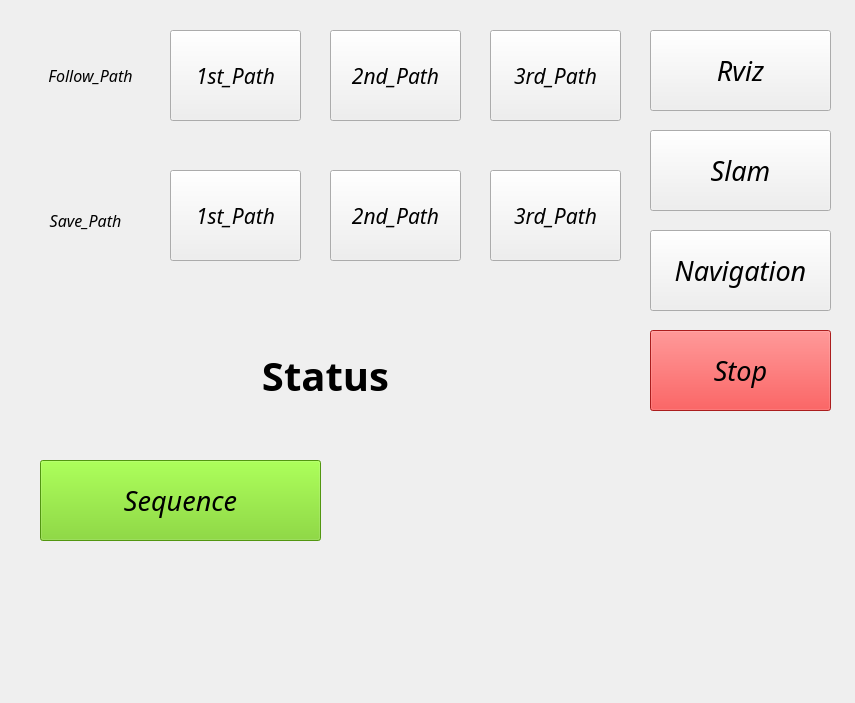
<?xml version="1.0" encoding="UTF-8"?>
<ui version="4.0">
 <class>Form</class>
 <widget class="QWidget" name="Form">
  <property name="geometry">
   <rect>
    <x>0</x>
    <y>0</y>
    <width>855</width>
    <height>703</height>
   </rect>
  </property>
  <property name="font">
   <font>
    <family>Umpush</family>
    <pointsize>20</pointsize>
    <italic>true</italic>
   </font>
  </property>
  <property name="windowTitle">
   <string>Form</string>
  </property>
  <widget class="QPushButton" name="stopButton">
   <property name="geometry">
    <rect>
     <x>650</x>
     <y>330</y>
     <width>181</width>
     <height>81</height>
    </rect>
   </property>
   <property name="palette">
    <palette>
     <active>
      <colorrole role="WindowText">
       <brush brushstyle="SolidPattern">
        <color alpha="255">
         <red>0</red>
         <green>0</green>
         <blue>0</blue>
        </color>
       </brush>
      </colorrole>
      <colorrole role="Button">
       <brush brushstyle="SolidPattern">
        <color alpha="255">
         <red>239</red>
         <green>41</green>
         <blue>41</blue>
        </color>
       </brush>
      </colorrole>
      <colorrole role="Light">
       <brush brushstyle="SolidPattern">
        <color alpha="255">
         <red>255</red>
         <green>147</green>
         <blue>147</blue>
        </color>
       </brush>
      </colorrole>
      <colorrole role="Midlight">
       <brush brushstyle="SolidPattern">
        <color alpha="255">
         <red>247</red>
         <green>94</green>
         <blue>94</blue>
        </color>
       </brush>
      </colorrole>
      <colorrole role="Dark">
       <brush brushstyle="SolidPattern">
        <color alpha="255">
         <red>119</red>
         <green>20</green>
         <blue>20</blue>
        </color>
       </brush>
      </colorrole>
      <colorrole role="Mid">
       <brush brushstyle="SolidPattern">
        <color alpha="255">
         <red>159</red>
         <green>27</green>
         <blue>27</blue>
        </color>
       </brush>
      </colorrole>
      <colorrole role="Text">
       <brush brushstyle="SolidPattern">
        <color alpha="255">
         <red>0</red>
         <green>0</green>
         <blue>0</blue>
        </color>
       </brush>
      </colorrole>
      <colorrole role="BrightText">
       <brush brushstyle="SolidPattern">
        <color alpha="255">
         <red>255</red>
         <green>255</green>
         <blue>255</blue>
        </color>
       </brush>
      </colorrole>
      <colorrole role="ButtonText">
       <brush brushstyle="SolidPattern">
        <color alpha="255">
         <red>0</red>
         <green>0</green>
         <blue>0</blue>
        </color>
       </brush>
      </colorrole>
      <colorrole role="Base">
       <brush brushstyle="SolidPattern">
        <color alpha="255">
         <red>255</red>
         <green>255</green>
         <blue>255</blue>
        </color>
       </brush>
      </colorrole>
      <colorrole role="Window">
       <brush brushstyle="SolidPattern">
        <color alpha="255">
         <red>239</red>
         <green>41</green>
         <blue>41</blue>
        </color>
       </brush>
      </colorrole>
      <colorrole role="Shadow">
       <brush brushstyle="SolidPattern">
        <color alpha="255">
         <red>0</red>
         <green>0</green>
         <blue>0</blue>
        </color>
       </brush>
      </colorrole>
      <colorrole role="AlternateBase">
       <brush brushstyle="SolidPattern">
        <color alpha="255">
         <red>247</red>
         <green>148</green>
         <blue>148</blue>
        </color>
       </brush>
      </colorrole>
      <colorrole role="ToolTipBase">
       <brush brushstyle="SolidPattern">
        <color alpha="255">
         <red>255</red>
         <green>255</green>
         <blue>220</blue>
        </color>
       </brush>
      </colorrole>
      <colorrole role="ToolTipText">
       <brush brushstyle="SolidPattern">
        <color alpha="255">
         <red>0</red>
         <green>0</green>
         <blue>0</blue>
        </color>
       </brush>
      </colorrole>
      <colorrole role="PlaceholderText">
       <brush brushstyle="SolidPattern">
        <color alpha="128">
         <red>0</red>
         <green>0</green>
         <blue>0</blue>
        </color>
       </brush>
      </colorrole>
     </active>
     <inactive>
      <colorrole role="WindowText">
       <brush brushstyle="SolidPattern">
        <color alpha="255">
         <red>0</red>
         <green>0</green>
         <blue>0</blue>
        </color>
       </brush>
      </colorrole>
      <colorrole role="Button">
       <brush brushstyle="SolidPattern">
        <color alpha="255">
         <red>239</red>
         <green>41</green>
         <blue>41</blue>
        </color>
       </brush>
      </colorrole>
      <colorrole role="Light">
       <brush brushstyle="SolidPattern">
        <color alpha="255">
         <red>255</red>
         <green>147</green>
         <blue>147</blue>
        </color>
       </brush>
      </colorrole>
      <colorrole role="Midlight">
       <brush brushstyle="SolidPattern">
        <color alpha="255">
         <red>247</red>
         <green>94</green>
         <blue>94</blue>
        </color>
       </brush>
      </colorrole>
      <colorrole role="Dark">
       <brush brushstyle="SolidPattern">
        <color alpha="255">
         <red>119</red>
         <green>20</green>
         <blue>20</blue>
        </color>
       </brush>
      </colorrole>
      <colorrole role="Mid">
       <brush brushstyle="SolidPattern">
        <color alpha="255">
         <red>159</red>
         <green>27</green>
         <blue>27</blue>
        </color>
       </brush>
      </colorrole>
      <colorrole role="Text">
       <brush brushstyle="SolidPattern">
        <color alpha="255">
         <red>0</red>
         <green>0</green>
         <blue>0</blue>
        </color>
       </brush>
      </colorrole>
      <colorrole role="BrightText">
       <brush brushstyle="SolidPattern">
        <color alpha="255">
         <red>255</red>
         <green>255</green>
         <blue>255</blue>
        </color>
       </brush>
      </colorrole>
      <colorrole role="ButtonText">
       <brush brushstyle="SolidPattern">
        <color alpha="255">
         <red>0</red>
         <green>0</green>
         <blue>0</blue>
        </color>
       </brush>
      </colorrole>
      <colorrole role="Base">
       <brush brushstyle="SolidPattern">
        <color alpha="255">
         <red>255</red>
         <green>255</green>
         <blue>255</blue>
        </color>
       </brush>
      </colorrole>
      <colorrole role="Window">
       <brush brushstyle="SolidPattern">
        <color alpha="255">
         <red>239</red>
         <green>41</green>
         <blue>41</blue>
        </color>
       </brush>
      </colorrole>
      <colorrole role="Shadow">
       <brush brushstyle="SolidPattern">
        <color alpha="255">
         <red>0</red>
         <green>0</green>
         <blue>0</blue>
        </color>
       </brush>
      </colorrole>
      <colorrole role="AlternateBase">
       <brush brushstyle="SolidPattern">
        <color alpha="255">
         <red>247</red>
         <green>148</green>
         <blue>148</blue>
        </color>
       </brush>
      </colorrole>
      <colorrole role="ToolTipBase">
       <brush brushstyle="SolidPattern">
        <color alpha="255">
         <red>255</red>
         <green>255</green>
         <blue>220</blue>
        </color>
       </brush>
      </colorrole>
      <colorrole role="ToolTipText">
       <brush brushstyle="SolidPattern">
        <color alpha="255">
         <red>0</red>
         <green>0</green>
         <blue>0</blue>
        </color>
       </brush>
      </colorrole>
      <colorrole role="PlaceholderText">
       <brush brushstyle="SolidPattern">
        <color alpha="128">
         <red>0</red>
         <green>0</green>
         <blue>0</blue>
        </color>
       </brush>
      </colorrole>
     </inactive>
     <disabled>
      <colorrole role="WindowText">
       <brush brushstyle="SolidPattern">
        <color alpha="255">
         <red>119</red>
         <green>20</green>
         <blue>20</blue>
        </color>
       </brush>
      </colorrole>
      <colorrole role="Button">
       <brush brushstyle="SolidPattern">
        <color alpha="255">
         <red>239</red>
         <green>41</green>
         <blue>41</blue>
        </color>
       </brush>
      </colorrole>
      <colorrole role="Light">
       <brush brushstyle="SolidPattern">
        <color alpha="255">
         <red>255</red>
         <green>147</green>
         <blue>147</blue>
        </color>
       </brush>
      </colorrole>
      <colorrole role="Midlight">
       <brush brushstyle="SolidPattern">
        <color alpha="255">
         <red>247</red>
         <green>94</green>
         <blue>94</blue>
        </color>
       </brush>
      </colorrole>
      <colorrole role="Dark">
       <brush brushstyle="SolidPattern">
        <color alpha="255">
         <red>119</red>
         <green>20</green>
         <blue>20</blue>
        </color>
       </brush>
      </colorrole>
      <colorrole role="Mid">
       <brush brushstyle="SolidPattern">
        <color alpha="255">
         <red>159</red>
         <green>27</green>
         <blue>27</blue>
        </color>
       </brush>
      </colorrole>
      <colorrole role="Text">
       <brush brushstyle="SolidPattern">
        <color alpha="255">
         <red>119</red>
         <green>20</green>
         <blue>20</blue>
        </color>
       </brush>
      </colorrole>
      <colorrole role="BrightText">
       <brush brushstyle="SolidPattern">
        <color alpha="255">
         <red>255</red>
         <green>255</green>
         <blue>255</blue>
        </color>
       </brush>
      </colorrole>
      <colorrole role="ButtonText">
       <brush brushstyle="SolidPattern">
        <color alpha="255">
         <red>119</red>
         <green>20</green>
         <blue>20</blue>
        </color>
       </brush>
      </colorrole>
      <colorrole role="Base">
       <brush brushstyle="SolidPattern">
        <color alpha="255">
         <red>239</red>
         <green>41</green>
         <blue>41</blue>
        </color>
       </brush>
      </colorrole>
      <colorrole role="Window">
       <brush brushstyle="SolidPattern">
        <color alpha="255">
         <red>239</red>
         <green>41</green>
         <blue>41</blue>
        </color>
       </brush>
      </colorrole>
      <colorrole role="Shadow">
       <brush brushstyle="SolidPattern">
        <color alpha="255">
         <red>0</red>
         <green>0</green>
         <blue>0</blue>
        </color>
       </brush>
      </colorrole>
      <colorrole role="AlternateBase">
       <brush brushstyle="SolidPattern">
        <color alpha="255">
         <red>239</red>
         <green>41</green>
         <blue>41</blue>
        </color>
       </brush>
      </colorrole>
      <colorrole role="ToolTipBase">
       <brush brushstyle="SolidPattern">
        <color alpha="255">
         <red>255</red>
         <green>255</green>
         <blue>220</blue>
        </color>
       </brush>
      </colorrole>
      <colorrole role="ToolTipText">
       <brush brushstyle="SolidPattern">
        <color alpha="255">
         <red>0</red>
         <green>0</green>
         <blue>0</blue>
        </color>
       </brush>
      </colorrole>
      <colorrole role="PlaceholderText">
       <brush brushstyle="SolidPattern">
        <color alpha="128">
         <red>0</red>
         <green>0</green>
         <blue>0</blue>
        </color>
       </brush>
      </colorrole>
     </disabled>
    </palette>
   </property>
   <property name="text">
    <string>Stop</string>
   </property>
  </widget>
  <widget class="QPushButton" name="follow_path_1_Button">
   <property name="geometry">
    <rect>
     <x>170</x>
     <y>30</y>
     <width>131</width>
     <height>91</height>
    </rect>
   </property>
   <property name="font">
    <font>
     <family>Sans</family>
     <pointsize>16</pointsize>
     <italic>true</italic>
    </font>
   </property>
   <property name="text">
    <string>1st_Path</string>
   </property>
  </widget>
  <widget class="QPushButton" name="save_path_1_Button">
   <property name="geometry">
    <rect>
     <x>170</x>
     <y>170</y>
     <width>131</width>
     <height>91</height>
    </rect>
   </property>
   <property name="font">
    <font>
     <family>Sans</family>
     <pointsize>16</pointsize>
     <italic>true</italic>
    </font>
   </property>
   <property name="text">
    <string>1st_Path</string>
   </property>
  </widget>
  <widget class="QPushButton" name="Navigation">
   <property name="geometry">
    <rect>
     <x>650</x>
     <y>230</y>
     <width>181</width>
     <height>81</height>
    </rect>
   </property>
   <property name="text">
    <string>Navigation</string>
   </property>
  </widget>
  <widget class="QPushButton" name="Slam">
   <property name="geometry">
    <rect>
     <x>650</x>
     <y>130</y>
     <width>181</width>
     <height>81</height>
    </rect>
   </property>
   <property name="text">
    <string>Slam</string>
   </property>
  </widget>
  <widget class="QPushButton" name="Rviz">
   <property name="geometry">
    <rect>
     <x>650</x>
     <y>30</y>
     <width>181</width>
     <height>81</height>
    </rect>
   </property>
   <property name="text">
    <string>Rviz</string>
   </property>
  </widget>
  <widget class="QPushButton" name="follow_path_2_Button">
   <property name="geometry">
    <rect>
     <x>330</x>
     <y>30</y>
     <width>131</width>
     <height>91</height>
    </rect>
   </property>
   <property name="font">
    <font>
     <family>Sans</family>
     <pointsize>16</pointsize>
    </font>
   </property>
   <property name="text">
    <string>2nd_Path</string>
   </property>
  </widget>
  <widget class="QPushButton" name="save_path_2_Button">
   <property name="geometry">
    <rect>
     <x>330</x>
     <y>170</y>
     <width>131</width>
     <height>91</height>
    </rect>
   </property>
   <property name="font">
    <font>
     <family>Sans</family>
     <pointsize>16</pointsize>
    </font>
   </property>
   <property name="text">
    <string>2nd_Path</string>
   </property>
  </widget>
  <widget class="QLabel" name="status_Label">
   <property name="geometry">
    <rect>
     <x>90</x>
     <y>330</y>
     <width>471</width>
     <height>91</height>
    </rect>
   </property>
   <property name="font">
    <font>
     <family>Tlwg Typist</family>
     <pointsize>30</pointsize>
     <weight>75</weight>
     <italic>false</italic>
     <bold>true</bold>
    </font>
   </property>
   <property name="layoutDirection">
    <enum>Qt::LeftToRight</enum>
   </property>
   <property name="text">
    <string>Status</string>
   </property>
   <property name="alignment">
    <set>Qt::AlignCenter</set>
   </property>
  </widget>
  <widget class="QPushButton" name="follow_path_3_Button">
   <property name="geometry">
    <rect>
     <x>490</x>
     <y>30</y>
     <width>131</width>
     <height>91</height>
    </rect>
   </property>
   <property name="font">
    <font>
     <family>Sans</family>
     <pointsize>16</pointsize>
    </font>
   </property>
   <property name="text">
    <string>3rd_Path</string>
   </property>
  </widget>
  <widget class="QPushButton" name="save_path_3_Button">
   <property name="geometry">
    <rect>
     <x>490</x>
     <y>170</y>
     <width>131</width>
     <height>91</height>
    </rect>
   </property>
   <property name="font">
    <font>
     <family>Sans</family>
     <pointsize>16</pointsize>
    </font>
   </property>
   <property name="text">
    <string>3rd_Path</string>
   </property>
  </widget>
  <widget class="QLabel" name="label">
   <property name="geometry">
    <rect>
     <x>40</x>
     <y>50</y>
     <width>101</width>
     <height>51</height>
    </rect>
   </property>
   <property name="font">
    <font>
     <family>Sans</family>
     <pointsize>12</pointsize>
    </font>
   </property>
   <property name="text">
    <string>Follow_Path</string>
   </property>
   <property name="alignment">
    <set>Qt::AlignCenter</set>
   </property>
  </widget>
  <widget class="QLabel" name="label_2">
   <property name="geometry">
    <rect>
     <x>30</x>
     <y>190</y>
     <width>111</width>
     <height>61</height>
    </rect>
   </property>
   <property name="font">
    <font>
     <family>Sans</family>
     <pointsize>12</pointsize>
    </font>
   </property>
   <property name="text">
    <string>Save_Path</string>
   </property>
   <property name="alignment">
    <set>Qt::AlignCenter</set>
   </property>
  </widget>
  <widget class="QPushButton" name="Sequence">
   <property name="geometry">
    <rect>
     <x>40</x>
     <y>460</y>
     <width>281</width>
     <height>81</height>
    </rect>
   </property>
   <property name="palette">
    <palette>
     <active>
      <colorrole role="WindowText">
       <brush brushstyle="SolidPattern">
        <color alpha="255">
         <red>0</red>
         <green>0</green>
         <blue>0</blue>
        </color>
       </brush>
      </colorrole>
      <colorrole role="Button">
       <brush brushstyle="SolidPattern">
        <color alpha="255">
         <red>115</red>
         <green>210</green>
         <blue>22</blue>
        </color>
       </brush>
      </colorrole>
      <colorrole role="Light">
       <brush brushstyle="SolidPattern">
        <color alpha="255">
         <red>170</red>
         <green>255</green>
         <blue>87</blue>
        </color>
       </brush>
      </colorrole>
      <colorrole role="Midlight">
       <brush brushstyle="SolidPattern">
        <color alpha="255">
         <red>142</red>
         <green>232</green>
         <blue>54</blue>
        </color>
       </brush>
      </colorrole>
      <colorrole role="Dark">
       <brush brushstyle="SolidPattern">
        <color alpha="255">
         <red>57</red>
         <green>105</green>
         <blue>11</blue>
        </color>
       </brush>
      </colorrole>
      <colorrole role="Mid">
       <brush brushstyle="SolidPattern">
        <color alpha="255">
         <red>76</red>
         <green>140</green>
         <blue>14</blue>
        </color>
       </brush>
      </colorrole>
      <colorrole role="Text">
       <brush brushstyle="SolidPattern">
        <color alpha="255">
         <red>0</red>
         <green>0</green>
         <blue>0</blue>
        </color>
       </brush>
      </colorrole>
      <colorrole role="BrightText">
       <brush brushstyle="SolidPattern">
        <color alpha="255">
         <red>255</red>
         <green>255</green>
         <blue>255</blue>
        </color>
       </brush>
      </colorrole>
      <colorrole role="ButtonText">
       <brush brushstyle="SolidPattern">
        <color alpha="255">
         <red>0</red>
         <green>0</green>
         <blue>0</blue>
        </color>
       </brush>
      </colorrole>
      <colorrole role="Base">
       <brush brushstyle="SolidPattern">
        <color alpha="255">
         <red>255</red>
         <green>255</green>
         <blue>255</blue>
        </color>
       </brush>
      </colorrole>
      <colorrole role="Window">
       <brush brushstyle="SolidPattern">
        <color alpha="255">
         <red>115</red>
         <green>210</green>
         <blue>22</blue>
        </color>
       </brush>
      </colorrole>
      <colorrole role="Shadow">
       <brush brushstyle="SolidPattern">
        <color alpha="255">
         <red>0</red>
         <green>0</green>
         <blue>0</blue>
        </color>
       </brush>
      </colorrole>
      <colorrole role="AlternateBase">
       <brush brushstyle="SolidPattern">
        <color alpha="255">
         <red>185</red>
         <green>232</green>
         <blue>138</blue>
        </color>
       </brush>
      </colorrole>
      <colorrole role="ToolTipBase">
       <brush brushstyle="SolidPattern">
        <color alpha="255">
         <red>255</red>
         <green>255</green>
         <blue>220</blue>
        </color>
       </brush>
      </colorrole>
      <colorrole role="ToolTipText">
       <brush brushstyle="SolidPattern">
        <color alpha="255">
         <red>0</red>
         <green>0</green>
         <blue>0</blue>
        </color>
       </brush>
      </colorrole>
      <colorrole role="PlaceholderText">
       <brush brushstyle="SolidPattern">
        <color alpha="128">
         <red>0</red>
         <green>0</green>
         <blue>0</blue>
        </color>
       </brush>
      </colorrole>
     </active>
     <inactive>
      <colorrole role="WindowText">
       <brush brushstyle="SolidPattern">
        <color alpha="255">
         <red>0</red>
         <green>0</green>
         <blue>0</blue>
        </color>
       </brush>
      </colorrole>
      <colorrole role="Button">
       <brush brushstyle="SolidPattern">
        <color alpha="255">
         <red>115</red>
         <green>210</green>
         <blue>22</blue>
        </color>
       </brush>
      </colorrole>
      <colorrole role="Light">
       <brush brushstyle="SolidPattern">
        <color alpha="255">
         <red>170</red>
         <green>255</green>
         <blue>87</blue>
        </color>
       </brush>
      </colorrole>
      <colorrole role="Midlight">
       <brush brushstyle="SolidPattern">
        <color alpha="255">
         <red>142</red>
         <green>232</green>
         <blue>54</blue>
        </color>
       </brush>
      </colorrole>
      <colorrole role="Dark">
       <brush brushstyle="SolidPattern">
        <color alpha="255">
         <red>57</red>
         <green>105</green>
         <blue>11</blue>
        </color>
       </brush>
      </colorrole>
      <colorrole role="Mid">
       <brush brushstyle="SolidPattern">
        <color alpha="255">
         <red>76</red>
         <green>140</green>
         <blue>14</blue>
        </color>
       </brush>
      </colorrole>
      <colorrole role="Text">
       <brush brushstyle="SolidPattern">
        <color alpha="255">
         <red>0</red>
         <green>0</green>
         <blue>0</blue>
        </color>
       </brush>
      </colorrole>
      <colorrole role="BrightText">
       <brush brushstyle="SolidPattern">
        <color alpha="255">
         <red>255</red>
         <green>255</green>
         <blue>255</blue>
        </color>
       </brush>
      </colorrole>
      <colorrole role="ButtonText">
       <brush brushstyle="SolidPattern">
        <color alpha="255">
         <red>0</red>
         <green>0</green>
         <blue>0</blue>
        </color>
       </brush>
      </colorrole>
      <colorrole role="Base">
       <brush brushstyle="SolidPattern">
        <color alpha="255">
         <red>255</red>
         <green>255</green>
         <blue>255</blue>
        </color>
       </brush>
      </colorrole>
      <colorrole role="Window">
       <brush brushstyle="SolidPattern">
        <color alpha="255">
         <red>115</red>
         <green>210</green>
         <blue>22</blue>
        </color>
       </brush>
      </colorrole>
      <colorrole role="Shadow">
       <brush brushstyle="SolidPattern">
        <color alpha="255">
         <red>0</red>
         <green>0</green>
         <blue>0</blue>
        </color>
       </brush>
      </colorrole>
      <colorrole role="AlternateBase">
       <brush brushstyle="SolidPattern">
        <color alpha="255">
         <red>185</red>
         <green>232</green>
         <blue>138</blue>
        </color>
       </brush>
      </colorrole>
      <colorrole role="ToolTipBase">
       <brush brushstyle="SolidPattern">
        <color alpha="255">
         <red>255</red>
         <green>255</green>
         <blue>220</blue>
        </color>
       </brush>
      </colorrole>
      <colorrole role="ToolTipText">
       <brush brushstyle="SolidPattern">
        <color alpha="255">
         <red>0</red>
         <green>0</green>
         <blue>0</blue>
        </color>
       </brush>
      </colorrole>
      <colorrole role="PlaceholderText">
       <brush brushstyle="SolidPattern">
        <color alpha="128">
         <red>0</red>
         <green>0</green>
         <blue>0</blue>
        </color>
       </brush>
      </colorrole>
     </inactive>
     <disabled>
      <colorrole role="WindowText">
       <brush brushstyle="SolidPattern">
        <color alpha="255">
         <red>57</red>
         <green>105</green>
         <blue>11</blue>
        </color>
       </brush>
      </colorrole>
      <colorrole role="Button">
       <brush brushstyle="SolidPattern">
        <color alpha="255">
         <red>115</red>
         <green>210</green>
         <blue>22</blue>
        </color>
       </brush>
      </colorrole>
      <colorrole role="Light">
       <brush brushstyle="SolidPattern">
        <color alpha="255">
         <red>170</red>
         <green>255</green>
         <blue>87</blue>
        </color>
       </brush>
      </colorrole>
      <colorrole role="Midlight">
       <brush brushstyle="SolidPattern">
        <color alpha="255">
         <red>142</red>
         <green>232</green>
         <blue>54</blue>
        </color>
       </brush>
      </colorrole>
      <colorrole role="Dark">
       <brush brushstyle="SolidPattern">
        <color alpha="255">
         <red>57</red>
         <green>105</green>
         <blue>11</blue>
        </color>
       </brush>
      </colorrole>
      <colorrole role="Mid">
       <brush brushstyle="SolidPattern">
        <color alpha="255">
         <red>76</red>
         <green>140</green>
         <blue>14</blue>
        </color>
       </brush>
      </colorrole>
      <colorrole role="Text">
       <brush brushstyle="SolidPattern">
        <color alpha="255">
         <red>57</red>
         <green>105</green>
         <blue>11</blue>
        </color>
       </brush>
      </colorrole>
      <colorrole role="BrightText">
       <brush brushstyle="SolidPattern">
        <color alpha="255">
         <red>255</red>
         <green>255</green>
         <blue>255</blue>
        </color>
       </brush>
      </colorrole>
      <colorrole role="ButtonText">
       <brush brushstyle="SolidPattern">
        <color alpha="255">
         <red>57</red>
         <green>105</green>
         <blue>11</blue>
        </color>
       </brush>
      </colorrole>
      <colorrole role="Base">
       <brush brushstyle="SolidPattern">
        <color alpha="255">
         <red>115</red>
         <green>210</green>
         <blue>22</blue>
        </color>
       </brush>
      </colorrole>
      <colorrole role="Window">
       <brush brushstyle="SolidPattern">
        <color alpha="255">
         <red>115</red>
         <green>210</green>
         <blue>22</blue>
        </color>
       </brush>
      </colorrole>
      <colorrole role="Shadow">
       <brush brushstyle="SolidPattern">
        <color alpha="255">
         <red>0</red>
         <green>0</green>
         <blue>0</blue>
        </color>
       </brush>
      </colorrole>
      <colorrole role="AlternateBase">
       <brush brushstyle="SolidPattern">
        <color alpha="255">
         <red>115</red>
         <green>210</green>
         <blue>22</blue>
        </color>
       </brush>
      </colorrole>
      <colorrole role="ToolTipBase">
       <brush brushstyle="SolidPattern">
        <color alpha="255">
         <red>255</red>
         <green>255</green>
         <blue>220</blue>
        </color>
       </brush>
      </colorrole>
      <colorrole role="ToolTipText">
       <brush brushstyle="SolidPattern">
        <color alpha="255">
         <red>0</red>
         <green>0</green>
         <blue>0</blue>
        </color>
       </brush>
      </colorrole>
      <colorrole role="PlaceholderText">
       <brush brushstyle="SolidPattern">
        <color alpha="128">
         <red>0</red>
         <green>0</green>
         <blue>0</blue>
        </color>
       </brush>
      </colorrole>
     </disabled>
    </palette>
   </property>
   <property name="text">
    <string>Sequence</string>
   </property>
  </widget>
  <zorder>Slam</zorder>
  <zorder>stopButton</zorder>
  <zorder>follow_path_1_Button</zorder>
  <zorder>save_path_1_Button</zorder>
  <zorder>Navigation</zorder>
  <zorder>Rviz</zorder>
  <zorder>follow_path_2_Button</zorder>
  <zorder>save_path_2_Button</zorder>
  <zorder>status_Label</zorder>
  <zorder>follow_path_3_Button</zorder>
  <zorder>save_path_3_Button</zorder>
  <zorder>label</zorder>
  <zorder>label_2</zorder>
  <zorder>Sequence</zorder>
 </widget>
 <resources/>
 <connections/>
</ui>
